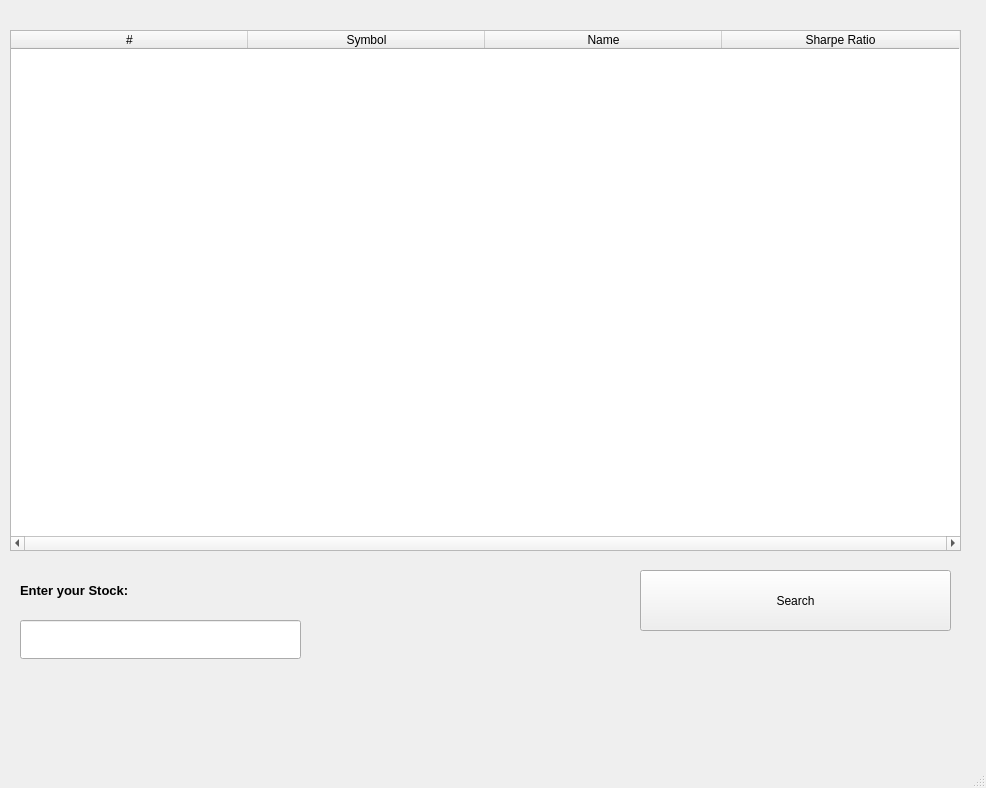
<?xml version="1.0" encoding="UTF-8"?>
<ui version="4.0">
 <class>MainWindow</class>
 <widget class="QMainWindow" name="MainWindow">
  <property name="geometry">
   <rect>
    <x>0</x>
    <y>0</y>
    <width>986</width>
    <height>788</height>
   </rect>
  </property>
  <property name="maximumSize">
   <size>
    <width>1024</width>
    <height>960</height>
   </size>
  </property>
  <property name="windowTitle">
   <string>MainWindow</string>
  </property>
  <widget class="QWidget" name="centralwidget">
   <widget class="QTableWidget" name="portfolioTable">
    <property name="geometry">
     <rect>
      <x>10</x>
      <y>30</y>
      <width>951</width>
      <height>521</height>
     </rect>
    </property>
    <property name="sizePolicy">
     <sizepolicy hsizetype="Expanding" vsizetype="Expanding">
      <horstretch>0</horstretch>
      <verstretch>0</verstretch>
     </sizepolicy>
    </property>
    <property name="toolTip">
     <string>&lt;html&gt;&lt;head/&gt;&lt;body&gt;&lt;p&gt;&lt;br/&gt;&lt;/p&gt;&lt;/body&gt;&lt;/html&gt;</string>
    </property>
    <property name="horizontalScrollBarPolicy">
     <enum>Qt::ScrollBarAlwaysOn</enum>
    </property>
    <property name="sizeAdjustPolicy">
     <enum>QAbstractScrollArea::AdjustToContents</enum>
    </property>
    <property name="editTriggers">
     <set>QAbstractItemView::NoEditTriggers</set>
    </property>
    <property name="dragDropOverwriteMode">
     <bool>true</bool>
    </property>
    <property name="alternatingRowColors">
     <bool>true</bool>
    </property>
    <property name="selectionMode">
     <enum>QAbstractItemView::SingleSelection</enum>
    </property>
    <property name="selectionBehavior">
     <enum>QAbstractItemView::SelectRows</enum>
    </property>
    <property name="textElideMode">
     <enum>Qt::ElideRight</enum>
    </property>
    <property name="verticalScrollMode">
     <enum>QAbstractItemView::ScrollPerItem</enum>
    </property>
    <property name="sortingEnabled">
     <bool>true</bool>
    </property>
    <property name="rowCount">
     <number>0</number>
    </property>
    <property name="columnCount">
     <number>4</number>
    </property>
    <attribute name="horizontalHeaderVisible">
     <bool>true</bool>
    </attribute>
    <attribute name="horizontalHeaderCascadingSectionResizes">
     <bool>true</bool>
    </attribute>
    <attribute name="horizontalHeaderDefaultSectionSize">
     <number>237</number>
    </attribute>
    <attribute name="horizontalHeaderShowSortIndicator" stdset="0">
     <bool>true</bool>
    </attribute>
    <attribute name="horizontalHeaderStretchLastSection">
     <bool>false</bool>
    </attribute>
    <attribute name="verticalHeaderVisible">
     <bool>false</bool>
    </attribute>
    <attribute name="verticalHeaderCascadingSectionResizes">
     <bool>true</bool>
    </attribute>
    <attribute name="verticalHeaderDefaultSectionSize">
     <number>66</number>
    </attribute>
    <attribute name="verticalHeaderMinimumSectionSize">
     <number>49</number>
    </attribute>
    <attribute name="verticalHeaderShowSortIndicator" stdset="0">
     <bool>true</bool>
    </attribute>
    <attribute name="verticalHeaderStretchLastSection">
     <bool>false</bool>
    </attribute>
    <column>
     <property name="text">
      <string>#</string>
     </property>
    </column>
    <column>
     <property name="text">
      <string>Symbol</string>
     </property>
    </column>
    <column>
     <property name="text">
      <string>Name</string>
     </property>
    </column>
    <column>
     <property name="text">
      <string>Sharpe Ratio</string>
     </property>
    </column>
   </widget>
   <widget class="QLabel" name="label">
    <property name="geometry">
     <rect>
      <x>20</x>
      <y>560</y>
      <width>321</width>
      <height>61</height>
     </rect>
    </property>
    <property name="text">
     <string>&lt;html&gt;&lt;head/&gt;&lt;body&gt;&lt;p&gt;&lt;span style=&quot; font-size:10pt; font-weight:600;&quot;&gt;Enter your Stock:&lt;/span&gt;&lt;/p&gt;&lt;/body&gt;&lt;/html&gt;</string>
    </property>
   </widget>
   <widget class="QPushButton" name="searchButton">
    <property name="geometry">
     <rect>
      <x>640</x>
      <y>570</y>
      <width>311</width>
      <height>61</height>
     </rect>
    </property>
    <property name="text">
     <string>Search</string>
    </property>
   </widget>
   <widget class="QLabel" name="label_2">
    <property name="geometry">
     <rect>
      <x>70</x>
      <y>850</y>
      <width>231</width>
      <height>31</height>
     </rect>
    </property>
    <property name="text">
     <string>0 Result Found</string>
    </property>
   </widget>
   <widget class="QLineEdit" name="stockName">
    <property name="geometry">
     <rect>
      <x>20</x>
      <y>620</y>
      <width>281</width>
      <height>39</height>
     </rect>
    </property>
   </widget>
  </widget>
  <widget class="QMenuBar" name="menubar">
   <property name="geometry">
    <rect>
     <x>0</x>
     <y>0</y>
     <width>986</width>
     <height>47</height>
    </rect>
   </property>
  </widget>
  <widget class="QStatusBar" name="statusbar"/>
 </widget>
 <resources/>
 <connections/>
</ui>
